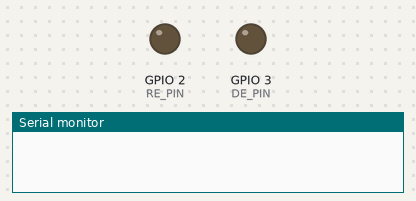
The sketch below on a simulated ESP32. On the bench: output pins drawn as LEDs (lit = HIGH), the last lines printed to the serial monitor.

Above: at 30.0 s.
At 60.05 s:
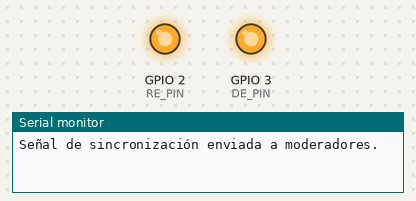
Timing chart, 0 to 78.0 s (numbered marks = the images above):
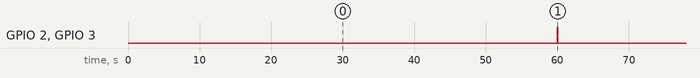

The sketch:

maestro.ino
```cpp
#define RE_PIN 2  // Pin de control de Recepción/Transmisión
#define DE_PIN 3  // Pin de control de Recepción/Transmisión

unsigned long previousMillis = 0;  // Variable para almacenar el último tiempo de envío
const unsigned long interval = 60000;  // Intervalo de 60 segundos (60000 milisegundos)

void setup() {
  pinMode(RE_PIN, OUTPUT);
  pinMode(DE_PIN, OUTPUT);

  digitalWrite(RE_PIN, LOW);  // Modo recepción al inicio
  digitalWrite(DE_PIN, LOW);

  Serial1.begin(9600, SERIAL_8N1, 16, 17);  // Inicializar el UART1 (puedes cambiar los pines RX=16 y TX=17 si es necesario)
  Serial.begin(115200);  // Comunicación con el monitor serie para depuración
}

void loop() {
  unsigned long currentMillis = millis();  // Obtener el tiempo actual

  // Verificar si han pasado 60 segundos desde el último envío
  if (currentMillis - previousMillis >= interval) {
    previousMillis = currentMillis;  // Guardar el último tiempo en que se envió la señal

    // Enviar señal de sincronización a los moderadores
    digitalWrite(RE_PIN, HIGH);  // Cambiar a modo transmisión
    digitalWrite(DE_PIN, HIGH);

    Serial1.print("START");  // Enviar mensaje de sincronización a los moderadores
    Serial.println("Señal de sincronización enviada a moderadores.");

    delay(100);  // Pequeña pausa para asegurar que el mensaje se transmita (puedes ajustarlo si es necesario)

    digitalWrite(RE_PIN, LOW);  // Volver a modo recepción
    digitalWrite(DE_PIN, LOW);
  }
}
```

Measured:
- by itself, GPIO 2 (RE_PIN), GPIO 3 (DE_PIN): alternates HIGH for 0.10 s and LOW for 59.9 s
